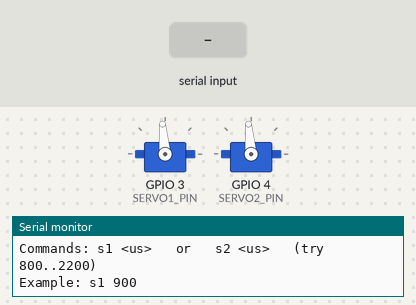
Recording of a sketch running on a simulated ESP32. Shown: 2 × servo, the last lines printed to the serial monitor. The inputs (shaded band) are chosen by the test bench.

Above: at 1.6 s.
1.7 s: "s1 90\n" received over Serial
At 2.3 s:
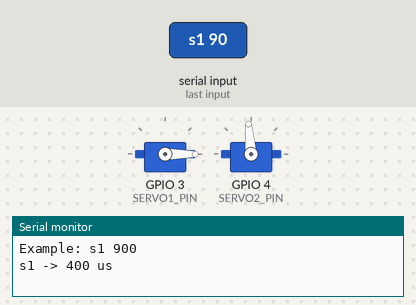
3.2 s: "s1\n" received over Serial
4.7 s: "200\n" received over Serial
Timing chart, 0 to 7.7 s (numbered marks = the images above; inputs shaded):
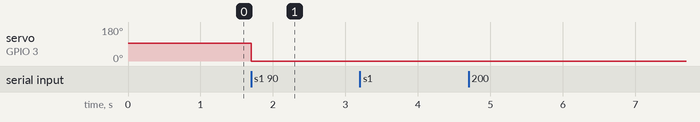

The sketch:

servoCalibrationUtility.ino
```cpp
// ------------------------------------------------------------
// Servo calibration utility (microseconds)
// ------------------------------------------------------------
// PURPOSE:
//   This sketch lets you manually drive two servos by sending
//   microsecond pulse values over Serial.
//
//   You use this to find each servo’s *safe mechanical limits*
//   (min / max) without guessing angles.
//
// HOW TO USE (IMPORTANT):
//   1. Upload this sketch
//   2. Open Serial Monitor at 115200 baud
//   3. Set line ending to "Newline" or "Both NL & CR"
//   4. Send commands like:
//        s1 1500
//        s1 900
//        s2 2100
//
//   Each command immediately moves that servo.
//   Increase/decrease slowly to find safe endpoints.
// ------------------------------------------------------------

#include <Arduino.h>
#include <ESP32Servo.h>

Servo s1, s2;
#define SERVO1_PIN 3
#define SERVO2_PIN 4

int us1 = 1500, us2 = 1500;

static int clampUS(int us) {
  if (us < 400)  return 400;
  if (us > 2600) return 2600;
  return us;
}

void setup() {
  Serial.begin(115200);
  delay(400);

  s1.setPeriodHertz(50);
  s2.setPeriodHertz(50);
  s1.attach(SERVO1_PIN, 500, 2400);
  s2.attach(SERVO2_PIN, 500, 2400);

  s1.writeMicroseconds(us1);
  s2.writeMicroseconds(us2);

  Serial.println("Servo µs calibrator.");
  Serial.println("Commands: s1 <us>   or   s2 <us>   (try 800..2200)");
  Serial.println("Example: s1 900");
}

void loop() {
  if (!Serial.available()) return;

  String line = Serial.readStringUntil('\n');
  line.trim();
  if (line.length() == 0) return;

  char which[3] = {0};
  int us = 0;

  if (sscanf(line.c_str(), "%2s %d", which, &us) == 2) {
    us = clampUS(us);

    if (strcmp(which, "s1") == 0) {
      us1 = us;
      s1.writeMicroseconds(us1);
      Serial.printf("s1 -> %d us\n", us1);
    } else if (strcmp(which, "s2") == 0) {
      us2 = us;
      s2.writeMicroseconds(us2);
      Serial.printf("s2 -> %d us\n", us2);
    } else {
      Serial.println("Use s1 or s2.");
    }
  } else {
    Serial.println("Parse error. Use: s1 1500");
  }
}
```

Measured:
- after the input at 1.7 s, servo on GPIO 3 (SERVO1_PIN): 95° → 0° at once
